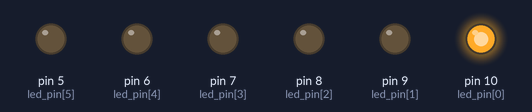
This sketch was run on a simulated Arduino Uno, built with avr-gcc and run on an emulated ATmega328P. On the bench: output pins drawn as LEDs (lit = HIGH).

Above: at 1.15 s.
At 1.45 s:
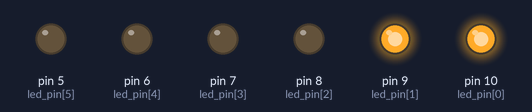
At 2.05 s:
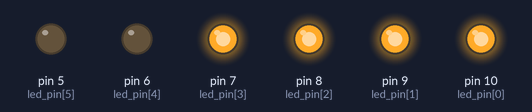
At 3.25 s:
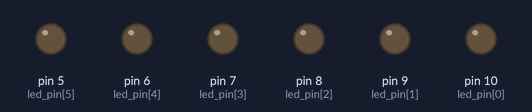
At 4.15 s:
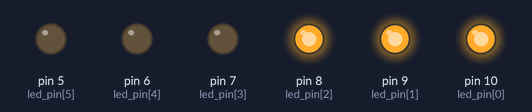
At 5.2 s:
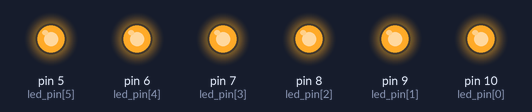
Timing chart, 0 to 6.5 s (numbered marks = the images above):
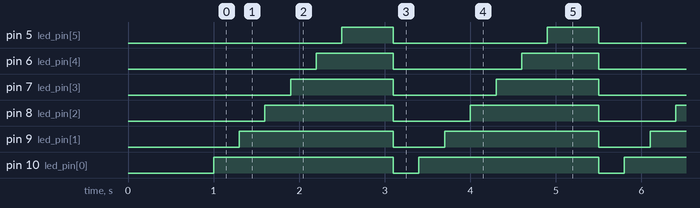

Measured:
- by itself, pin 5 (led_pin[5]): alternates HIGH for 0.60 s and LOW for 1.8 s
- by itself, pin 6 (led_pin[4]): alternates HIGH for 0.90 s and LOW for 1.5 s
- by itself, pin 7 (led_pin[3]): alternates HIGH for 1.2 s and LOW for 1.2 s
- by itself, pin 8 (led_pin[2]): alternates HIGH for 1.5 s and LOW for 0.90 s
- by itself, pin 9 (led_pin[1]): alternates HIGH for 1.8 s and LOW for 0.60 s
- by itself, pin 10 (led_pin[0]): alternates HIGH for 2.1 s and LOW for 0.30 s

The sketch:

for-loop.ino
```cpp
uint8_t led_pin[6] = {10, 9, 8, 7, 6, 5};

void setup() {
  Serial.begin(115200);

  delay(1000);

  for(uint8_t count_pin = 0; count_pin < sizeof(led_pin); count_pin++) pinMode(led_pin[count_pin], OUTPUT);
  for(uint8_t count_pin = 0; count_pin < sizeof(led_pin); count_pin++) digitalWrite(led_pin[count_pin], 0);

}

void loop() {
  for(uint8_t count_led = 0; count_led <= sizeof(led_pin); count_led++) {
    digitalWrite(led_pin[count_led], 1);
    delay(300);
  }
  for(uint8_t count_pin = 0; count_pin < sizeof(led_pin); count_pin++) digitalWrite(led_pin[count_pin], 0);
  delay(300);
}
```
